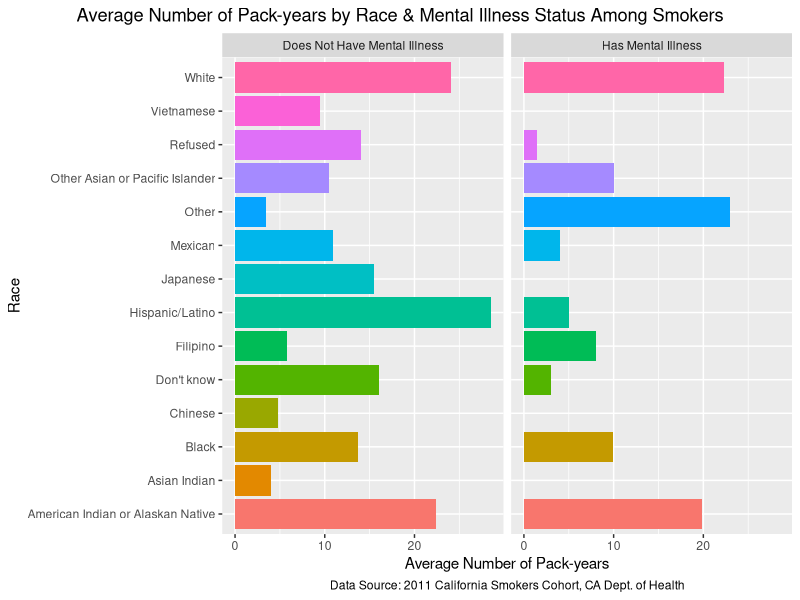
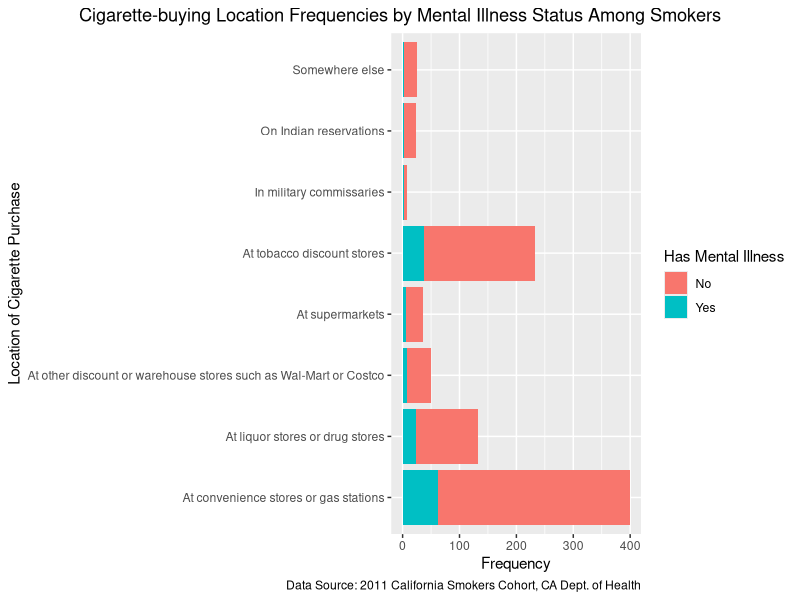

Here is the R script that generated these plots, in order:
## ---- chunk 1

library(tidyverse)
library(knitr)
library(kableExtra)

race_data <-read_csv("ca_csc_outcome_race_data.csv",
            col_select = c(ID, NERVOUS, WORRYING, PROBINTR,
                           PROBDOWN, ASTHMA, HEARTDIS,
                           DIABETES, OTHMENILL, race01, race02, race03,
                           race04, race05, race06, race07, race08,
                           race09, race10, race11, race12, race13,
                           race14, race15),
            na = c("", "NA", "NA/Not Applicable", "N/A", "n/a",
                   "(DO NOT READ) NA/Not Applicable",
                   "(DO NOT READ) Refused",
                   "(DO NOT READ) Don't know"))

smoker_data <- read_csv("ca_csc_smoker_data.csv",
            col_select = c(psraid, smokstat, WHEREBUY, BUYCALIF,
                           HOWMANY, SMOK6NUM, SMOK6UNI),
            na = c("", "NA", "NA/Not Applicable", "N/A", "n/a",
                   "(DO NOT READ) NA/Not Applicable",
                   "(DO NOT READ) Refused",
                   "(DO NOT READ) Don't know"))

## ---- chunk 2

#Changed casing for variables from capitals to lowercase in both dataframes
#of race_data and smoker_data
names(race_data) <- tolower(names(race_data))
names(smoker_data) <- tolower(names(smoker_data))

#Re-coded "100 or more cigarettes" to "100" for future pack-year calculations
#once the variable `howmany` is converted from character to numeric data type
smoker_data$howmany <- recode(smoker_data$howmany,
                              "100 or more cigarettes" = "100")

#Changed the data type of `howmany` from character to numeric in order to
#perform calculations for pack-years later
smoker_data$howmany <- as.numeric(smoker_data$howmany)

#Re-coded "In military commissaries, or" to "In military commissaries", as well
#as "Somewhere else (SPECIFY)?" to "Somewhere else" to make
#response option more understandable when displayed for the variable `wherebuy`.
smoker_data$wherebuy <- recode(smoker_data$wherebuy,
                  "In military commissaries, or" = "In military commissaries",
                  "Somewhere else (SPECIFY)?" = "Somewhere else")


#In order to join our two cleaned data sets together, we need to remove the
#strings of 'DIS' and 'STAT' from the `id` column of race_data_2 by using gsub().
race_data$id <- gsub('[DISSTAT]', '', race_data$id)

#Converted `psraid` then from character to numeric data type because
#1) `psraid` is an identifier rather than a numeric value to mathematically
#manipulate even if it does contain numbers and 2) in order to perform a join,
#the two variables must be the same data type.
smoker_data$psraid <- as.character(smoker_data$psraid)

#Performed an inner join between race_data_2 and
#smoker_data_3 by each study participant's unique ID number, which is
#represented by `id` in race_data_2 and `psraid` in smoker_data_3. We
#chose to do an inner join because we wanted to select participants that
#exist in each of our two data sets for our final data frame.
#We assigned this join to a new data frame called joined_smoking_df.
joined_smoking_df <- inner_join(x = race_data, y = smoker_data,
                                by=c("id" = "psraid"))

## ---- chunk 3

#Created new variable `race` to combine variables race01:race15 into one column. 
joined_smoking_df_2 <- joined_smoking_df %>%
  mutate(race = case_when(race01 == "Yes" ~ "White",
        race02 == "Yes" ~ "Black",
        race03 == "Yes" ~ "Japanese",
        race04 == "Yes" ~ "Chinese",
        race05 == "Yes" ~ "Filipino",
        race06 == "Yes" ~ "Korean",
        race07 == "Yes" ~ "Other Asian or Pacific Islander",
        race08 == "Yes" ~ "American Indian or Alaskan Native",
        race09 == "Yes" ~ "Mexican",
        race10 == "Yes" ~ "Hispanic/Latino",
        race11 == "Yes" ~ "Other",
        race12 == "Yes" ~ "Vietnamese",
        race13 == "Yes" ~ "Asian Indian",
        race14 == "Yes" ~ "Refused",
        race15 == "Yes" ~ "Don't know")) %>%
  select(-(race01:race15))

#Created new variable "packs_per_day" for future calculations for pack-years
joined_smoking_df_3 <- joined_smoking_df_2 %>% mutate(packs_per_day = howmany/20)

#Calculated pack-years, which is given by the formula of
#pack-years = # of packs of cigarettes smoked per day * years a person has smoked.
joined_smoking_final_df <- joined_smoking_df_3 %>%
  mutate(pack_years =
           case_when(smok6uni == "Days" ~ packs_per_day*(smok6num/365),
                     smok6uni == "Months" ~ packs_per_day*(smok6num/12),
                     smok6uni == "Years" ~ packs_per_day*(smok6num)))

#Rounded `pack_years` to the nearest whole number for all observations.
joined_smoking_final_df$pack_years <- round(joined_smoking_final_df$pack_years, 0)

## ---- chunk 4

table_race_othmenill <- joined_smoking_final_df %>%
  select(race, othmenill) %>%
  drop_na(race, othmenill) %>%
  group_by(race, othmenill) %>%
  summarize(count = n()) %>%
  pivot_wider(names_from = "othmenill", values_from = "count") %>%
  arrange(desc(Yes), No)

table_race_othmenill_final <- table_race_othmenill[,c(1,3,2)]

kable(table_race_othmenill_final, 
      booktabs=T, 
      col.names=c("Race", "Diagnosed Mental Illness", "No Diagnosed Mental Illness"),
      align='lcccc', 
      caption='\\textbf{Race and Mental Illness Status}',
      format.args=list(big.mark=","))%>%
  kable_styling(latex_options = "HOLD_position")

## ---- chunk 5

#Table for average number of pack-years per disease for smokers who have a disease
t_avg_pack_years_disease <- joined_smoking_final_df %>%
  mutate(disease = case_when(asthma == "Yes" ~ "Asthma",
                            heartdis == "Yes" ~ "Heart Disease",
                            diabetes == "Yes" ~ "Diabetes",
                            othmenill == "Yes" ~ "Mental Illness")) %>%
  select(disease, pack_years) %>%
  filter(!is.na(pack_years), !is.na(disease)) %>%
  group_by(disease) %>%
  summarize(avg_pack_years = round(sum(pack_years)/n(), 0))


#Kable table for average number of pack-years per disease outcome for smokers who
#have a disease (produced below)
kable(t_avg_pack_years_disease, 
booktabs=T, 
col.names=c("Disease", "Average Number of Pack-years"),  
align='lcccc', 
caption= 'Average Number of Pack-years by Disease Outcome Among Smokers') %>%
kable_styling(full_width = T) %>%
kable_styling(latex_options = "hold_position") %>%
footnote(general = 
           "Data Source: 2011 California Smokers Cohort, CA Dept. of Health")

## ---- chunk 6

#We first created a subset of the data frame joined_smoking_df for our disease of
#interest, mental illness, called avg_pack_years_race_othmenill. This subset
#includes only the variable of `race` and average values of the variable
#`pack_years` pertaining to mental illness status. The purpose of creating this
#subset is to simplify the process of creating a graph in the next step by
#showing only the relevant information we need.

avg_pack_years_race_othmenill <- joined_smoking_final_df %>%
  filter(!is.na(pack_years)) %>%
  group_by(race, othmenill) %>%
  summarize(avg_pack_years = sum(pack_years)/n())


#We then created a bar graph representing avg_pack_years_race_othmenill,
#excluding NA values in the variable `othmenill` since we have determined that
#the NA values do not present valuable information for our analyses; the NA
#values had already been dropped for `avg_pack_years` in the process of creating
#the subset of avg_pack_years_race_othmenill in the previous step.

avg_pack_years_race_othmenill %>%
  drop_na(othmenill) %>%
  ggplot(aes(x = race, y = avg_pack_years)) +
  geom_bar(aes(fill = race), stat = "identity", position = "dodge") +
  coord_flip() +
  guides(fill = "none") +
  theme(plot.title.position = "plot",
        plot.title = element_text(hjust = 0.5)) +
  labs(x = "Race",
       y = "Average Number of Pack-years",
  title = "Average Number of Pack-years by Race & Mental Illness Status Among Smokers",
  caption = "Data Source: 2011 California Smokers Cohort, CA Dept. of Health") +
  facet_wrap(~ othmenill, labeller = labeller(othmenill =
                                      c("No" = "Does Not Have Mental Illness",
                                        "Yes" = "Has Mental Illness"))) +
  theme(plot.title = element_text(hjust = 0.5),
        plot.caption = element_text(hjust = 0.5))
       
## ---- chunk 7

#As similarly performed for the graph above, we also excluded NA values for the
#variables of `wherebuy` and `othmenill` prior to creating this graph because
#we did not believe NA values would be telling us any valuable information.
#We chose to create a stacked bar graph instead of a dodged bar graph in order
#to facilitate total frequency comparisons between different cigarette purchase
#locations regardless of mental illness status.

joined_smoking_final_df %>%
  filter(!is.na(wherebuy), !is.na(othmenill)) %>%
  ggplot(aes(x = wherebuy)) + 
  geom_bar(aes(fill = othmenill), position = "stack") +
  coord_flip() +
  theme(plot.title.position = "plot",
        plot.title = element_text(hjust = 0.5)) +
  scale_fill_discrete(name = "Has Mental Illness") + 
  labs(x = "Location of Cigarette Purchase",
       y = "Frequency",
  title = "Cigarette-buying Location Frequencies by Mental Illness Status Among Smokers",
  caption = "Data Source: 2011 California Smokers Cohort, CA Dept. of Health")
